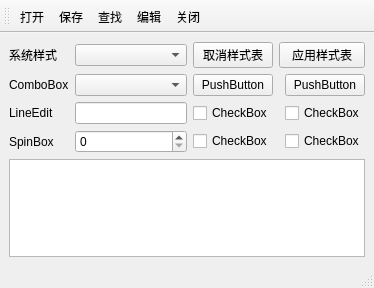
<?xml version="1.0" encoding="UTF-8"?>
<ui version="4.0">
 <class>MainWindow</class>
 <widget class="QMainWindow" name="MainWindow">
  <property name="geometry">
   <rect>
    <x>0</x>
    <y>0</y>
    <width>374</width>
    <height>288</height>
   </rect>
  </property>
  <property name="windowTitle">
   <string>MainWindow</string>
  </property>
  <widget class="QWidget" name="centralwidget">
   <layout class="QVBoxLayout" name="verticalLayout">
    <item>
     <layout class="QGridLayout" name="gridLayout" columnstretch="0,0,0,0,0,0">
      <item row="0" column="0">
       <widget class="QLabel" name="label">
        <property name="text">
         <string>系统样式</string>
        </property>
       </widget>
      </item>
      <item row="0" column="1">
       <widget class="QComboBox" name="comboSysStyle">
        <property name="sizePolicy">
         <sizepolicy hsizetype="Expanding" vsizetype="Fixed">
          <horstretch>0</horstretch>
          <verstretch>0</verstretch>
         </sizepolicy>
        </property>
        <property name="minimumSize">
         <size>
          <width>91</width>
          <height>0</height>
         </size>
        </property>
       </widget>
      </item>
      <item row="0" column="2" colspan="2">
       <widget class="QPushButton" name="btnNormal">
        <property name="text">
         <string>取消样式表</string>
        </property>
       </widget>
      </item>
      <item row="0" column="4" colspan="2">
       <widget class="QPushButton" name="btnStyleSheet">
        <property name="text">
         <string>应用样式表</string>
        </property>
       </widget>
      </item>
      <item row="1" column="0">
       <widget class="QLabel" name="label_2">
        <property name="text">
         <string>ComboBox</string>
        </property>
       </widget>
      </item>
      <item row="1" column="1">
       <widget class="QComboBox" name="comboBox_2"/>
      </item>
      <item row="1" column="2" colspan="2">
       <widget class="QPushButton" name="pushButton_3">
        <property name="text">
         <string>PushButton</string>
        </property>
       </widget>
      </item>
      <item row="1" column="5">
       <widget class="QPushButton" name="pushButton_4">
        <property name="text">
         <string>PushButton</string>
        </property>
       </widget>
      </item>
      <item row="2" column="0">
       <widget class="QLabel" name="label_3">
        <property name="text">
         <string>LineEdit</string>
        </property>
       </widget>
      </item>
      <item row="2" column="5">
       <widget class="QCheckBox" name="checkBox_2">
        <property name="text">
         <string>CheckBox</string>
        </property>
       </widget>
      </item>
      <item row="3" column="0">
       <widget class="QLabel" name="label_4">
        <property name="text">
         <string>SpinBox</string>
        </property>
       </widget>
      </item>
      <item row="3" column="5">
       <widget class="QCheckBox" name="checkBox_3">
        <property name="text">
         <string>CheckBox</string>
        </property>
       </widget>
      </item>
      <item row="2" column="1">
       <widget class="QLineEdit" name="lineEdit"/>
      </item>
      <item row="3" column="1">
       <widget class="QSpinBox" name="spinBox"/>
      </item>
      <item row="3" column="2" colspan="3">
       <widget class="QCheckBox" name="checkBox_4">
        <property name="text">
         <string>CheckBox</string>
        </property>
       </widget>
      </item>
      <item row="2" column="2" colspan="2">
       <widget class="QCheckBox" name="checkBox">
        <property name="text">
         <string>CheckBox</string>
        </property>
       </widget>
      </item>
     </layout>
    </item>
    <item>
     <widget class="QTextEdit" name="textEdit"/>
    </item>
   </layout>
  </widget>
  <widget class="QMenuBar" name="menubar">
   <property name="geometry">
    <rect>
     <x>0</x>
     <y>0</y>
     <width>374</width>
     <height>17</height>
    </rect>
   </property>
  </widget>
  <widget class="QStatusBar" name="statusbar"/>
  <widget class="QToolBar" name="toolBar">
   <property name="windowTitle">
    <string>toolBar</string>
   </property>
   <attribute name="toolBarArea">
    <enum>TopToolBarArea</enum>
   </attribute>
   <attribute name="toolBarBreak">
    <bool>false</bool>
   </attribute>
   <addaction name="actOpen"/>
   <addaction name="actSave"/>
   <addaction name="actSearch"/>
   <addaction name="actEdit"/>
   <addaction name="actClose"/>
  </widget>
  <action name="actOpen">
   <property name="text">
    <string>打开</string>
   </property>
   <property name="menuRole">
    <enum>QAction::NoRole</enum>
   </property>
  </action>
  <action name="actSave">
   <property name="text">
    <string>保存</string>
   </property>
   <property name="menuRole">
    <enum>QAction::NoRole</enum>
   </property>
  </action>
  <action name="actSearch">
   <property name="text">
    <string>查找</string>
   </property>
   <property name="menuRole">
    <enum>QAction::NoRole</enum>
   </property>
  </action>
  <action name="actEdit">
   <property name="text">
    <string>编辑</string>
   </property>
   <property name="menuRole">
    <enum>QAction::NoRole</enum>
   </property>
  </action>
  <action name="actClose">
   <property name="text">
    <string>关闭</string>
   </property>
   <property name="menuRole">
    <enum>QAction::NoRole</enum>
   </property>
  </action>
 </widget>
 <resources/>
 <connections/>
</ui>
